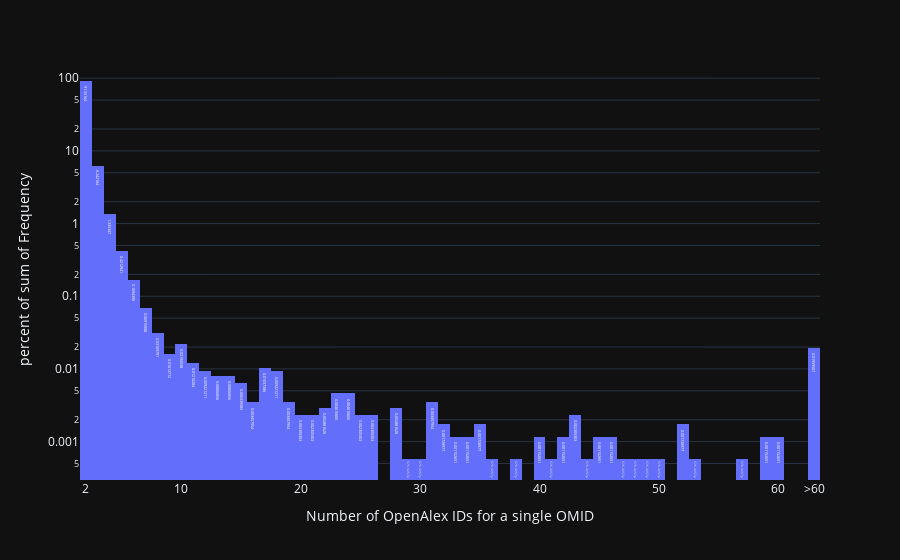

This figure's notebook cell:
### Markdown cell above
## Attention
the following is only for creating the histogram for the paper, to be laer adapted by hand via plotly chart studio web interface.

### Code cell
assert False


mod_df = hist_data_df
mod_df['oaid_count'] = hist_data_df['oaid_count'].apply(lambda x: 63 if x > 60 else x)


fig = px.histogram(
    mod_df,
    x='oaid_count',
    y='frequency', 
    # range_x=[0, 61], 
    nbins=100, 
    log_y=True, 
    histfunc='sum', 
    text_auto=True,
    histnorm='percent',
    labels={'oaid_count': 'Number of OpenAlex IDs mapped to a single OMID', 'frequency': 'Percentage (log scale)'},
    
) #nbins=2000,  histfunc='sum', text_auto=True


tickvals = [0, 2, 10, 20, 30, 40, 50, 60, 63]  # 63 is the max value for the x axis, after having purposefully reduced all the values > 60 to 63
ticktext = ['0', '2', '10', '20', '30', '40', '50', '60', '>60']


fig.update_layout(
    xaxis=dict(
        tickvals=tickvals,  # Sets the values at which ticks on this axis appear.
        ticktext=ticktext,  # Sets the text displayed at the ticks position via `tickvals`
    )
)
fig.show()

# fig.write_html('graphs/optimized_mm_histogram.html')
csp.plot(fig, filename='optimized_mm_histogram', auto_open=False, sharing='public', fileopt='new')#, fileopt='new')

### Figure 1 — Plotly figure (JSON) as saved in the notebook; plotly's stock layout.template omitted (floating-point values rounded to 4 significant figures; data arrays with more than 128 entries replaced by an {"elided": "..."} marker saying what was removed)
{"data": [{"alignmentgroup": "True", "bingroup": "x", "histfunc": "sum", "histnorm": "percent", "hovertemplate": "Number of OpenAlex IDs for a single OMID=%{x}<br>percent of sum of Frequency=%{y}<extra></extra>", "legendgroup": "", "marker": {"color": "#636efa", "pattern": {"shape": ""}}, "name": "", "nbinsx": 100, "offsetgroup": "", "orientation": "v", "showlegend": false, "texttemplate": "%{value}", "x": {"elided": "178 int values"}, "xaxis": "x", "y": {"elided": "178 int values"}, "yaxis": "y", "type": "histogram"}], "layout": {"xaxis": {"anchor": "y", "domain": [0.0, 1.0], "title": {"text": "Number of OpenAlex IDs for a single OMID"}, "tickvals": [0, 2, 10, 20, 30, 40, 50, 60, 63], "ticktext": ["0", "2", "10", "20", "30", "40", "50", "60", ">60"]}, "yaxis": {"anchor": "x", "domain": [0.0, 1.0], "title": {"text": "percent of sum of Frequency"}, "type": "log"}, "legend": {"tracegroupgap": 0}, "margin": {"t": 60}, "barmode": "relative"}}
